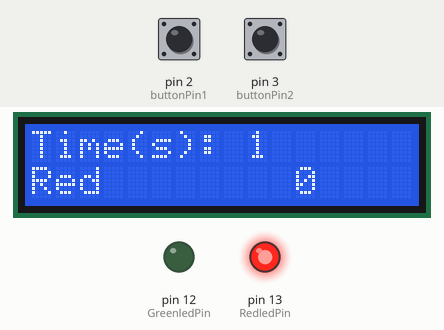
This sketch was run on a simulated Arduino Uno, built with avr-gcc and run on an emulated ATmega328P. On the bench: 16×2 character LCD, output pins drawn as LEDs (lit = HIGH). The inputs (shaded band) are chosen by the test bench; at power-on: pin 2 (buttonPin1) HIGH, pin 3 (buttonPin2) HIGH.

Above: at 1.2 s.
1.3 s: pin 2 (buttonPin1) pulled LOW for 1 s
At 1.83 s:
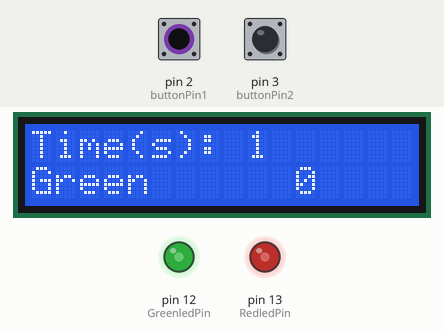
3.8 s: pin 2 (buttonPin1) pulled LOW for 3.2 s
At 7.4 s:
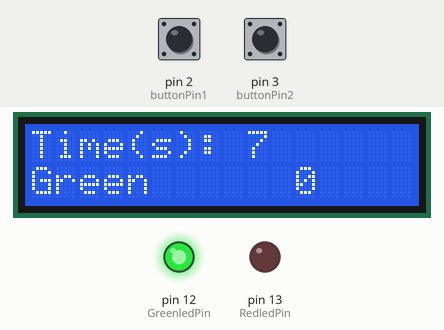
10.0 s: pin 2 (buttonPin1) pulled LOW for 0.15 s
At 10.9 s:
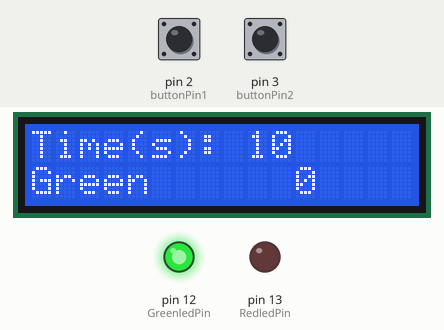
11.6 s: pin 3 (buttonPin2) pulled LOW for 0.15 s
At 12.7 s:
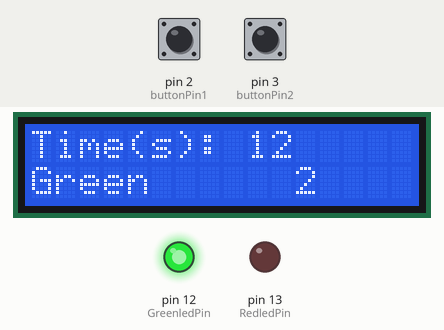
13.2 s: pin 2 (buttonPin1) pulled LOW for 0.15 s
At 14.7 s:
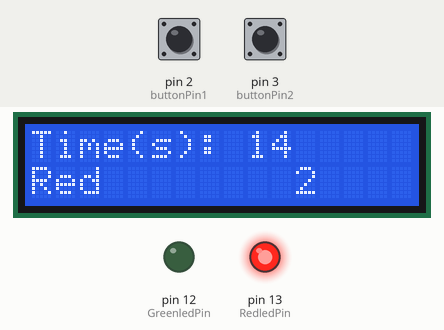
14.9 s: pin 2 (buttonPin1) driven LOW and pin 3 (buttonPin2) driven LOW
At 15.74 s:
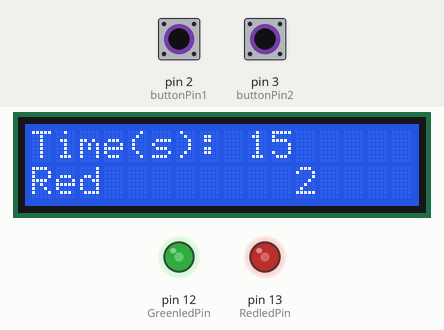
Timing chart, 0 to 17.9 s (numbered marks = the images above; inputs shaded):
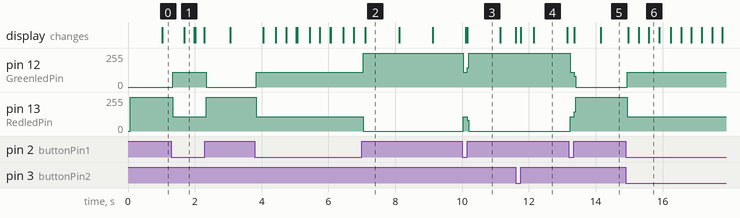

The sketch:

Lab2_Main_Bonus.ino
```cpp
#include "Button.h"
#include "LED.h"
#include <Wire.h>
#include <LiquidCrystal_I2C.h>

//LiquidCrystal_I2C lcd(0x20, 16, 2); //for proteus
LiquidCrystal_I2C lcd(0x27, 16, 2); //for real arduino


const int buttonPin1 = 2;        //pin for first button
const int buttonPin2 = 3;        //pin for second button
const int RedledPin = 13;        //pin for first LED
const int GreenledPin = 12;      //pin for secondLED


LED RedLed(RedledPin);
LED GreenLed(GreenledPin);

Button button1(buttonPin1);
Button button2(buttonPin2);

bool LedState = true;
/*bool btn1State = true;
bool btn2State = true;*/

int counter = 0;

long Timer = 0;

String text = "Red  ";

void setup() {

//1st task setup
    RedLed.initL();
    button1.initB();

//2nd task void setup
    GreenLed.initL();

//3rd task setup
    button2.initB();

//4th task void setup
    lcd.init();
    lcd.backlight();


  attachInterrupt(digitalPinToInterrupt(buttonPin1), firstTask, /*CHANGE*/ LOW);
  attachInterrupt(digitalPinToInterrupt(buttonPin2), thirdTask, CHANGE);


  RedLed.turnOn();
  ledIndicator(text);
  counterIndicator();
}

void loop() {

  if (millis() - Timer >= 1000) {
    Timer = millis();
    int i = Timer/1000;
    timeCounterIndicator(i);
  }

  ledIndicator(text);
  counterIndicator();
}

void firstTask(){
  //1st task
  //if(btn1State){
        if(LedState)
        {
            GreenLed.turnOff();
            RedLed.turnOn();
            LedState = false;
            text = "Red  ";
        }
        else
        {
            RedLed.turnOff();
            GreenLed.turnOn();
            LedState = true;
            text = "Green";
        }
//        btn1State = !btn1State;
//}
}


void thirdTask(){
  //3rd task
  //Counter increments only if green led is on (or red is off)
  //if(btn2State){
      if(LedState)
        counter++;
  //    btn2State = !btn2State;
  //}
}

void timeCounterIndicator(int number){
  //time indicator
    lcd.setCursor(0,0);
    lcd.print("Time(s):");
    lcd.setCursor(9,0);
    lcd.print(number);
}

void ledIndicator(String text){
  //Led states
    lcd.setCursor(0,1);
    lcd.print(text);
}

void counterIndicator(){
  //counter value
    lcd.setCursor(11,1);
    lcd.print(counter);
}
```

Button.cpp
```cpp
#include "Button.h"

Button::Button(int pin)
{
  ButtonPin = pin;
}


void Button::initB()
{
  pinMode(ButtonPin, INPUT_PULLUP);
}

bool Button::readButton(){
    if (digitalRead(ButtonPin) == LOW) return true;
        else return false;
}
```

Button.h
```cpp
#ifndef Button_h
#define Button_h

#include <Arduino.h>

class Button
{
  public:
    Button(int pin);
    void initB();
    bool readButton();
  private:
    int ButtonPin;
};

#endif
```

LED.cpp
```cpp
#include "LED.h"

LED::LED(int pin)
{
  LEDpin = pin;
}

void LED::initL()
{
  pinMode(LEDpin, OUTPUT);
}

void LED::turnOn(){
    digitalWrite(LEDpin, HIGH);
}

void LED::turnOff(){
    digitalWrite(LEDpin, LOW);
}

/*void LED::changeState(bool state){

};*/
```

LED.h
```cpp
#ifndef LED_h
#define LED_h

#include <Arduino.h>

class LED
{
  public:
    LED(int pin);
    void initL();
    void turnOn();
    void turnOff();
   // void changeState(bool state);
  private:
    int LEDpin;
};

#endif
```

Measured:
- after the input at 1.3 s, pin 12 (GreenledPin): 0/255 → 109/255 at once, → 0/255 1.0 s later; pin 13 (RedledPin): 255/255 → 108/255 at once, → 255/255 1.0 s later; the display: changes after 0.38 s (image 1)
- after the input at 3.8 s, pin 12 (GreenledPin): 0/255 → 109/255 at once, → 255/255 3.2 s later; pin 13 (RedledPin): 255/255 → 108/255 at once, → 0/255 3.2 s later; the display: first changes after 0.25 s (image 2 shows a later state)
- after the input at 10.0 s, pin 12 (GreenledPin): 255/255 → 109/255 at once, → 255/255 0.12 s later; pin 13 (RedledPin): 0/255 → 108/255 at once, → 0/255 0.12 s later; the display: first changes after 0.10 s (image 3 shows a later state)
- after the input at 13.2 s, pin 12 (GreenledPin): 255/255 → 109/255 at once, → 0/255 0.12 s later; pin 13 (RedledPin): 0/255 → 108/255 at once, → 255/255 0.12 s later; the display: first changes after 0.16 s (image 5 shows a later state)
- after the input at 14.9 s, pin 12 (GreenledPin): 0/255 → 109/255 at once; pin 13 (RedledPin): 255/255 → 108/255 at once; the display: first changes after 0.07 s (image 6 shows a later state)
- what the display in image 2 shows lasts 1.0 s, from 7.1 s to 8.1 s
